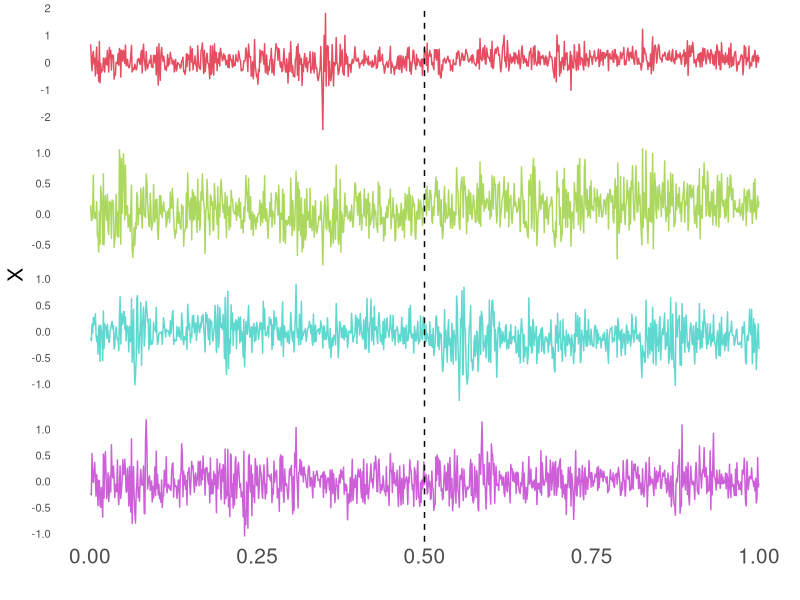
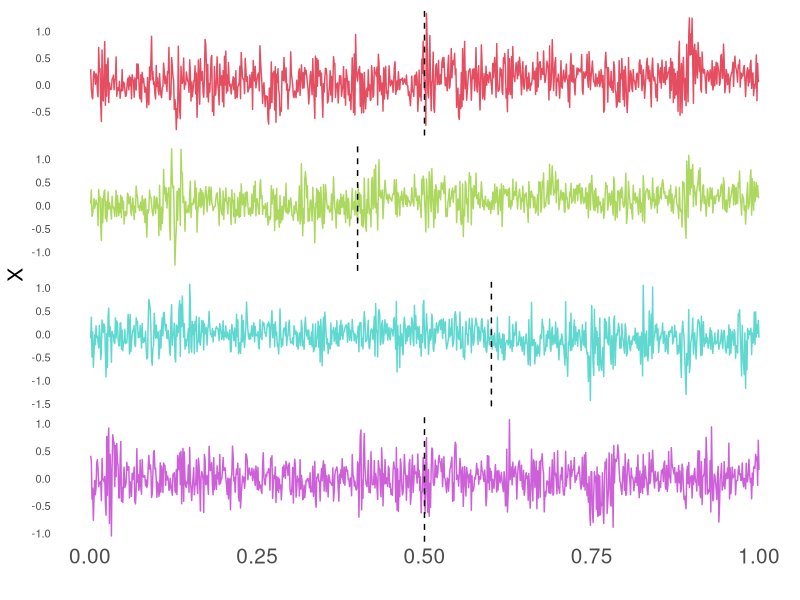

Recreate these plots in R, in order.
# CovInnov: Cross-dimension covariance matrix
# coeff_mat: coefficients of the GJR garch model. size: d times 3.
mGJR_garch<- function(n, d, Cov_Innov, coeff_mat){
  if(nrow(Cov_Innov)!=d || ncol(Cov_Innov)!=d){print("Error in dimension; check input")}
  else{
    if(nrow(coeff_mat)!=d){print("Check coefficient matrix")}
    else{
      error<- MASS::mvrnorm(2*n, mu=rep(0,d), Sigma=Cov_Innov)
      
      X<- matrix(nrow=2*n, ncol=d)
      Sigma<- matrix(nrow=2*n, ncol=d)
      X[1,]<-rep(0,d); Sigma[1,]<-abs(error[1,])
      for(i in 2:(2*n)){
        Sigma[i,]<- sqrt( coeff_mat[,1]+ coeff_mat[,2] * (Sigma[i-1,])^2 + coeff_mat[,3]*(X[i-1,])^2 + coeff_mat[,4] * 
                            (X[i-1,])^2 * (X[i-1,]<0) )
        X[i,] <- Sigma[i,]* error[i,]
      }
      return(X[(n+1):(2*n),])
    }
  }
}
## helper function to induce cross-sectional dependence
RQK<-function(d,k,a){
  S<-matrix(nrow=d, ncol=d)
  for(i in 1:d){
    for(j in 1:d){
      S[i,j]<-(1+ (i-j)^2/(2*a*k^2))^(-a)
    }
  }
  return(S)
}

EXPK<- function(d, l){
  S<-matrix(nrow=d, ncol=d)
  for(i in 1:d){
    for(j in 1:d){
      S[i,j]<-exp(-(i-j)^2/(2*l^2))
    }
  }
  return(S)
}



### define your setting of simulation

n<-1000; d=4
Cov_Innov<-RQK(d, 1, 5);
coeff_mat<- t(diag(c(0.01,0.7, 0.1, 0.2)) %*% matrix(1, nrow=4, ncol=d))

tau<- c(1/2, 1/2, 1/2, 1/2)
delta<- c(1/log(n),1/(log(n)), -1/(log(n)), 0) 
mean_mat<- matrix(nrow=n, ncol=d)
for(j in 1:d){
  mean_mat[,j]<- c(rep(0, floor(n*tau[j])), rep(delta[j], n-floor(n*tau[j])))
}

e_innov<- mGJR_garch(n, d, Cov_Innov, coeff_mat)
X<- mean_mat+e_innov

library(ggplot2)
df <- data.frame(Time = (1:n)/n, 
                 Series1 = X[,1],
                 Series2 = X[,2],
                 Series3 = X[,3],
                 Series4 = X[,4], 
                 Vline = tau)
library(tidyr)
df_long <- gather(df, key = "Series", value = "Value", -Time, -Vline)

# Plotting
vertical_lines <- data.frame(
  Series = c("Series1", "Series2", "Series3", "Series4"),
  Vline = tau
)

# Original colors
series_colors <- c("Series1" = "#E54E61", "Series2" = "#ACD85F", "Series3" = "#5FD8CF", "Series4" = "#CD5FD8")



# Plotting
p1<-ggplot(df_long, aes(x = Time, y = Value, color = Series)) +
  geom_line() +
  geom_vline(data = vertical_lines, aes(xintercept = Vline), linetype = "dashed") +
  facet_wrap(~ Series, scales = "free_y", ncol = 1) +
  scale_color_manual(values = series_colors) +  # Restore original colors
  theme_minimal() +
  theme(panel.grid = element_blank(),
        strip.text = element_blank(),
        axis.title.x = element_text(size = 15),  # Adjust size of x-axis label
        axis.title.y = element_text(size = 15),
        axis.text.x = element_text(size = 15),  # Adjust size of x-axis tick labels
        axis.text.y = element_text(size = 8)) +
  labs(x = "", y = "X") +
  guides(color = FALSE)

tau<- c(1/2, 1/2-0.1, 1/2+0.1, 1/2)
delta<- c(1/log(n),1/(log(n)), -1/(log(n)), 0) 
mean_mat<- matrix(nrow=n, ncol=d)
for(j in 1:d){
  mean_mat[,j]<- c(rep(0, floor(n*tau[j])), rep(delta[j], n-floor(n*tau[j])))
}

e_innov<- mGJR_garch(n, d, Cov_Innov, coeff_mat)
X<- mean_mat+e_innov

df <- data.frame(Time = (1:n)/n, 
                 Series1 = X[,1],
                 Series2 = X[,2],
                 Series3 = X[,3],
                 Series4 = X[,4], 
                 Vline = tau)
library(tidyr)
df_long <- gather(df, key = "Series", value = "Value", -Time, -Vline)

# Plotting
vertical_lines <- data.frame(
  Series = c("Series1", "Series2", "Series3", "Series4"),
  Vline = tau
)

# Original colors
series_colors <- c("Series1" = "#E54E61", "Series2" = "#ACD85F", "Series3" = "#5FD8CF", "Series4" = "#CD5FD8")



# Plotting
p2<-ggplot(df_long, aes(x = Time, y = Value, color = Series)) +
  geom_line() +
  geom_vline(data = vertical_lines, aes(xintercept = Vline), linetype = "dashed") +
  facet_wrap(~ Series, scales = "free_y", ncol = 1) +
  scale_color_manual(values = series_colors) +  # Restore original colors
  theme_minimal() +
  theme(panel.grid = element_blank(),
        strip.text = element_blank(),
        axis.title.x = element_text(size = 15),  # Adjust size of x-axis label
        axis.title.y = element_text(size = 15),
        axis.text.x = element_text(size = 15),  # Adjust size of x-axis tick labels
        axis.text.y = element_text(size = 8)) +
  labs(x = "", y = "X") +
  guides(color = FALSE)


